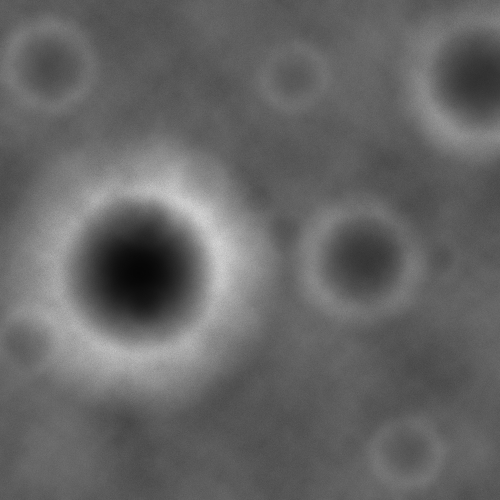
%> input picture 2014年数学建模国赛真题+优秀论文/2014优秀论文/2014A：嫦娥三号软着陆轨道设计与控制策略 (3)/附件4 距月面100m处的数字高程图.tif, 1000 x 1000 px (shown at 1/2 size)
$ octave picprocess2.m   (GNU Octave 9; MATLAB toolbox functions it lacks are replaced by stand-ins)
%> lines starting %> are read from the running program, lines starting %| are printed output that depends on the picture
%% 第二张数字高程图的处理
clc;clear;close all;tic;
z=imread('附件4 距月面100m处的数字高程图.tif');
%> z is the input picture: size 1000x1000 uint8; min 4, max 224, mean 101.2
% [8 lines of commented-out code are left out]
%% 划分区域
temp=z(51:950,51:950);%转化为可均分的900X900九宫格矩阵
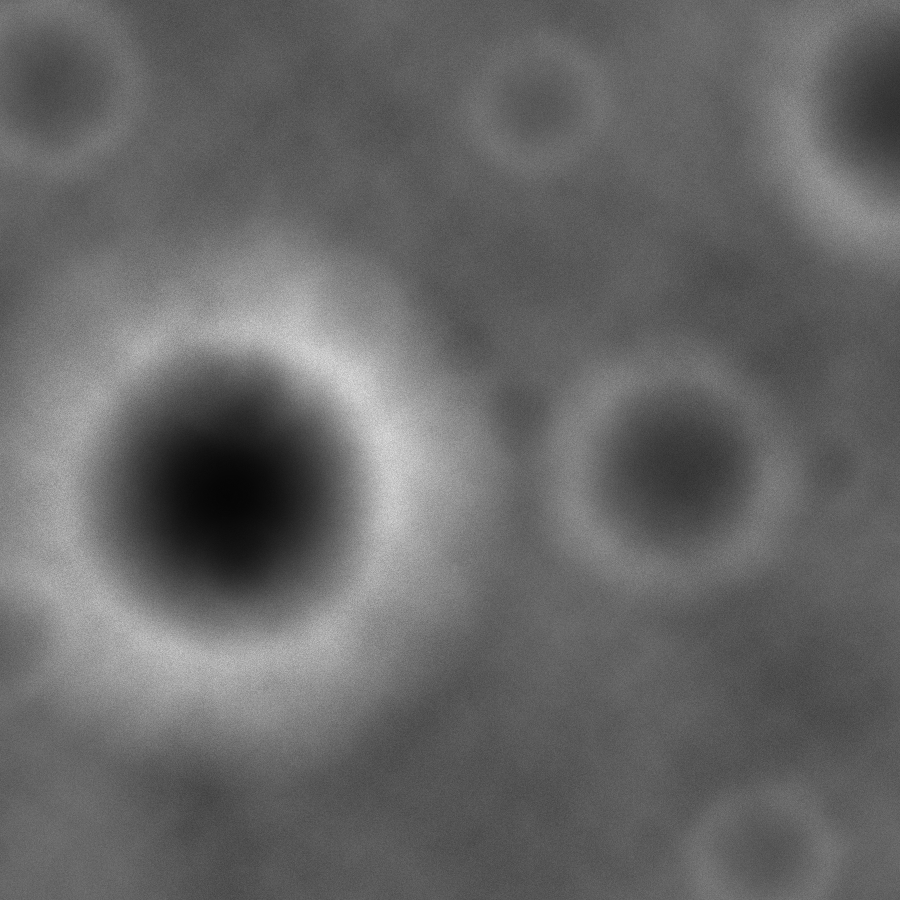
%> temp: size 900x900 uint8; min 4, max 224, mean 102.7
for i=1:9
    switch i
         case   {1,2,3}
     G{i}=temp(1:300,1+(i-1)*300:i*300);
         case   {4,5,6}
     G{i}=temp(301:600,1+(i-4)*300:(i-3)*300);
         case   {7,8,9}
     G{i}=temp(601:end,1+(i-7)*300:(i-6)*300);
    end
end
%> after the loop, G = 9 items
for i=1:9
    b=i;
    a=330+i;
   subplot(a);
   imshow(G{1,i});
end
%> this loop made 9 passes
%> pass 1, `imshow(G{1,i});`:
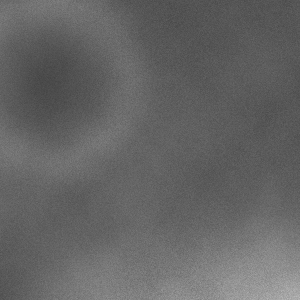
%> displayed picture: size 300x300, on the screen's scale of 0 to 255; min 67, max 184, mean 100.9
%> pass 2, `imshow(G{1,i});`:
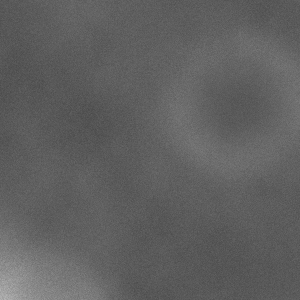
%> displayed picture: size 300x300, on the screen's scale of 0 to 255; min 74, max 180, mean 96.1
%> after the loop:
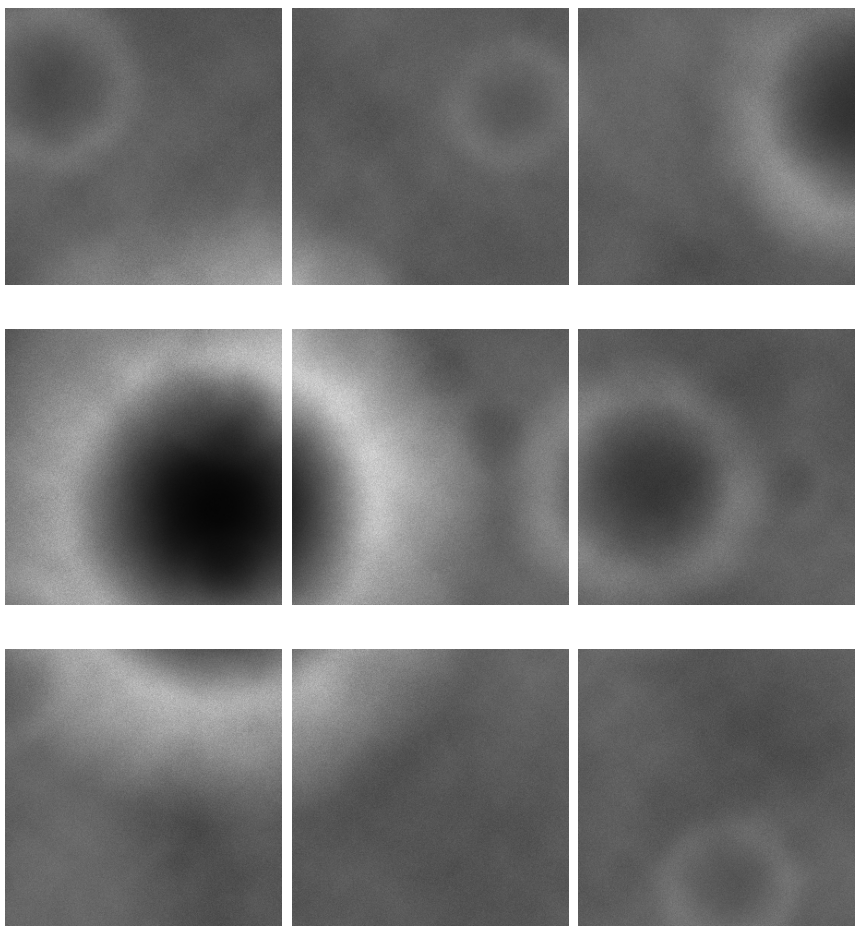
%> figure redrawn from the program's plot data, 9 panels
%% 9个区域的各个统计量计算
MEAN=[];  %高程均值
JICHA=[];   %高程极差
STD=[];      %高程标准差
XD=[];        %区域均值相对于总体均值的“相对高程”
ZT=mean(temp(:));%总体均值
%> ZT = 102.7
for i=1:9
    TEMP=G{1,i};
    TEMP=double(TEMP(:));
    MEAN=[MEAN,mean(TEMP)];
    MAX=max(TEMP);
    MIN=min(TEMP);
    JICHA=[JICHA,MAX-MIN];
    STD=[STD,std(TEMP)];
    XD=[XD,abs(MEAN(i)-ZT)/ZT];
end
%> this loop made 9 passes
%> (MEAN, MAX, MIN, JICHA, STD, XD) on passes 1 to 3: (100.9, 184, 67, 117, 15.83, 0.0176), ([100.9 96.07], 180, 74, [117 106], [15.83 10.8], [0.0176 0.0642]), ([100.9 96.07 100.3], 158, 46, [117 106 112], [15.83 10.8 16.76], [0.0176 0.0642 0.0228])
%> (MEAN, MAX, MIN, JICHA, STD) on pass 9: ([100.9 96.07 100.3 102.1 127.4 92.81 115.2 97.05 92.08], 127, 64, [117 106 112 208 188 94 139 122 63], [15.83 10.8 16.76 52.67 34.62 14.73 28.72 20.26 8.73])
%> pass 3, `TEMP=G{1,i};`:
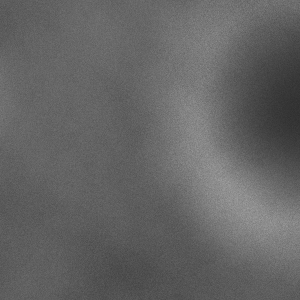
%> TEMP: size 300x300 uint8; min 46, max 158, mean 100.3
result=[MEAN;JICHA;STD;XD];
%> result = [100.9 96.07 100.3 102.1 127.4 92.81 115.2 97.05 92.08; 117 106 112 208 188 94 139 122 63; 15.83 10.8 16.76 52.67 34.62 14.73 28.72 20.26 8.73; 0.0176 0.0642 0.0228 0.00514 0.241 0.096 0.122 0.0547 0.103]

%% STD XD 的归一化
m1=max(STD);
%> m1 = 52.67
m2=min(STD);
%> m2 = 8.73

m3=max(XD);
%> m3 = 0.241
m4=min(XD);
%> m4 = 0.00514

STD2=(STD-m2)/(m1-m2);
%> STD2 = [0.162 0.0471 0.183 1 0.589 0.137 0.455 0.262 0]
XD2=(XD-m4)/(m3-m4);
%> XD2 = [0.0526 0.25 0.0749 0 1 0.385 0.497 0.21 0.415]
RESULT=[MEAN;JICHA;STD2;XD2;STD2+XD2];
%> RESULT = [100.9 96.07 100.3 102.1 127.4 92.81 115.2 97.05 92.08; 117 106 112 208 188 94 139 122 63; 0.162 0.0471 0.183 1 0.589 0.137 0.455 0.262 0; 0.0526 0.25 0.0749 0 1 0.385 0.497 0.21 0.415; 0.214 0.297 0.258 1 1.59 0.522 0.952 0.472 0.415]

%% 等高线图的绘制
% [17 lines of commented-out code are left out]
toc;
